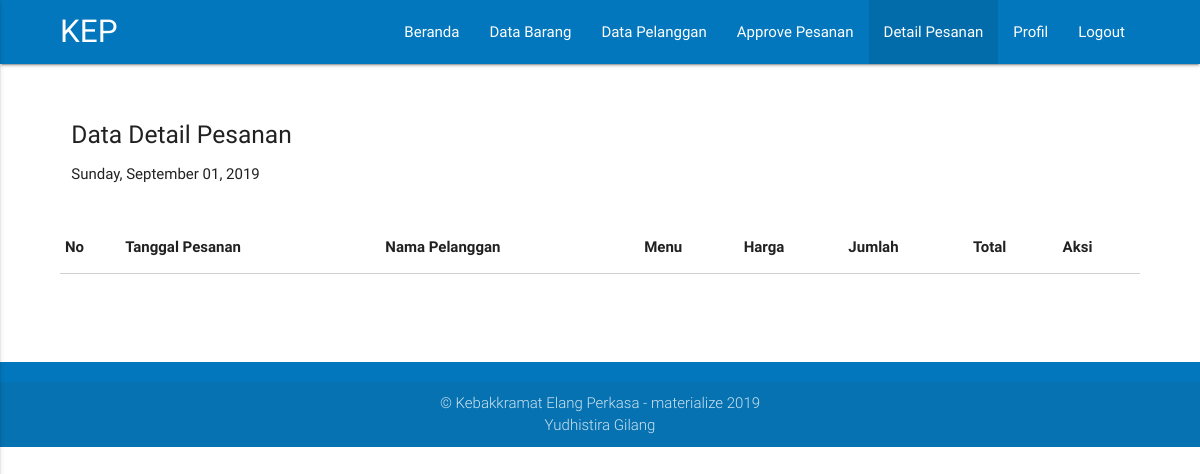
/admin/pesanan.php (signed in), run on an earlier commit of the app's database.
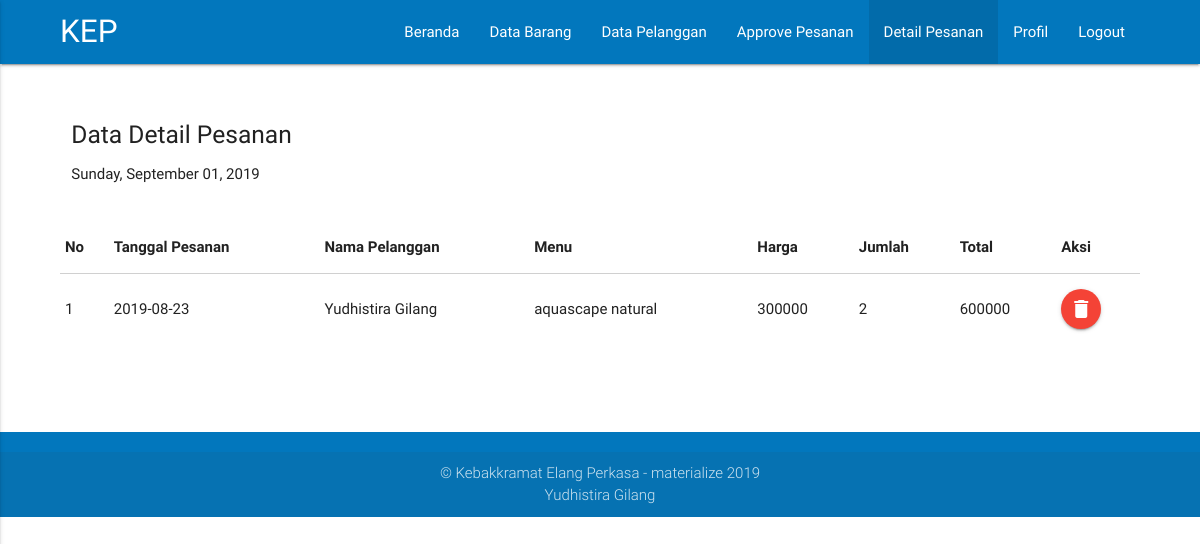
And on a later commit of the database.
### tables this page shows
CREATE TABLE `orderdetails`  (
  `order_id` int(10) UNSIGNED NOT NULL AUTO_INCREMENT,
  `user_id` int(11) NULL DEFAULT NULL,
  `item_id` int(11) NOT NULL DEFAULT 0,
  `order_name` varchar(1000) NOT NULL DEFAULT '',
  `order_price` double NOT NULL DEFAULT 0,
  `order_quantity` int(10) UNSIGNED NOT NULL DEFAULT 0,
  `order_total` double NOT NULL DEFAULT 0,
  `order_status` varchar(45) NOT NULL DEFAULT '',
  `order_date` date NOT NULL,
  PRIMARY KEY (`order_id`) USING BTREE,
  INDEX `FK_orderdetails_1`(`user_id`) USING BTREE
);

CREATE TABLE `users`  (
  `user_id` int(11) NOT NULL AUTO_INCREMENT,
  `user_email` varchar(1000) NOT NULL,
  `user_password` varchar(1000) NOT NULL,
  `user_firstname` varchar(1000) NOT NULL,
  `user_lastname` varchar(1000) NOT NULL,
  `user_address` varchar(1000) NOT NULL,
  `user_level` int(1) NULL DEFAULT NULL,
  PRIMARY KEY (`user_id`) USING BTREE
);

### admin/pesanan.php (the view, shortened to what this page needs)
<?php
	include('../config.php');
?>
<!DOCTYPE html>
<html>
<head>
	<link rel="stylesheet" type="text/css" href="../asset/css/materialize.min.css">
	<link rel="stylesheet" type="text/css" href="../asset/datatables/datatables.min.css">
	<link rel="stylesheet" type="text/css" href="../asset/css_pribadi.css">
</head>
<body>
		<nav class="light-blue darken-3">
		<div class="container_body">
			<div class="nav-wrapper">
				<a href="index.php" class="brand-logo">KEP</a>
				<ul class="right hide-on-med-and-down">
					<li><a href="index.php">Beranda</a></li>
					<li><a href="barang.php">Data Barang</a></li>
					<li><a href="pelanggan.php">Data Pelanggan</a></li>
					<li><a href="approve_pesanan.php">Approve Pesanan</a></li>
					<li class="active"><a href="pesanan.php">Detail Pesanan</a></li>
					<li><a href="profil.php">Profil</a></li>
					<li><a href="logout.php">Logout</a></li>
				</ul>
			</div>
		</div>
		</nav>
	<br><br>
	<div class="container_body">
		<div class="row">
			<div class="col s12 white">
				<h5>Data Detail Pesanan </h5>
				<p>
					<?php
			        	$Today=date('y:m:d');
			        	$new=date('l, F d, Y',strtotime($Today));
			        	echo $new;
		            ?>
				</p>
			</div>
		</div>
		<div class="row">
			<table id="datafauna" class="display responsive-table" cellspacing="0" width="100%">
		        <thead>
		            <tr>
		            	<th>No</th>
	                    <th>Tanggal Pesanan</th>
	                    <th>Nama Pelanggan</th>
	                    <th>Menu</th>
	                    <th>Harga</th>
	                    <th>Jumlah</th>
	                    <th>Total</th>
	                    <th>Aksi</th>
		            </tr>
		        </thead>
		        <tbody>
					<?php
					$no =1;
					$stmt = $conn->prepare("SELECT order_id, order_date, users.user_firstname, users.user_lastname, order_name, order_price, order_quantity, order_total FROM orderdetails, users WHERE orderdetails.user_id=users.user_id AND order_status='ordered' ORDER BY order_date DESC");
                  	$stmt->execute();
					while ($row = $stmt->fetch(PDO::FETCH_ASSOC)){;?>
					    <tr>
					    	<td><?php echo $no++;?></td>
					        <td><?php echo $row['order_date'];?></td>
					        <td><?php echo $row['user_firstname']." ".$row['user_lastname'];?></td>
					        <td><?php echo $row['order_name'];?></td>
					        <td><?php echo $row['order_price'];?></td>
					        <td><?php echo $row['order_quantity'];?></td>
					        <td><?php echo $row['order_total'];?></td>
					        <td>
					        	<?php echo'<a onclick="return hapus()" href="?delete='.$row['order_id'].'" class="tooltipped btn-floating waves-effect waves-light red" data-position="bottom" data-tooltip="Hapus Pelanggan"><i class="material-icons">delete</i></a>';?>
					        </td>
					    </tr>
					<?php };?>
				</tbody>
		    </table>
		</div>
		<br>
	</div>
	<br>
	<br>
	<footer class="page-footer light-blue darken-3 black-text">
			<div class="footer-copyright">
				<div class="container center-align">
					&copy; Kebakkramat Elang Perkasa - materialize <?php echo date('Y'); ?>
					<br>
					Yudhistira Gilang
				</div>
			</div>
	</footer>
</body>
</html>

What changed in the data, as far as the page shows it:
added orderdetails: order_date "2019-08-23", user.user_firstname "Yudhistira", user.user_lastname "Gilang", order_name "aquascape natural", order_price "300000", order_quantity "2", order_total "600000"
